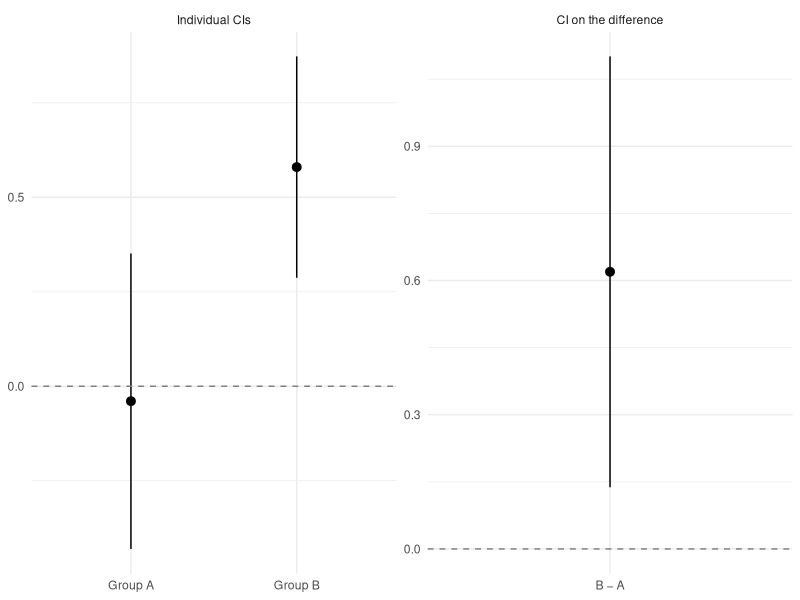
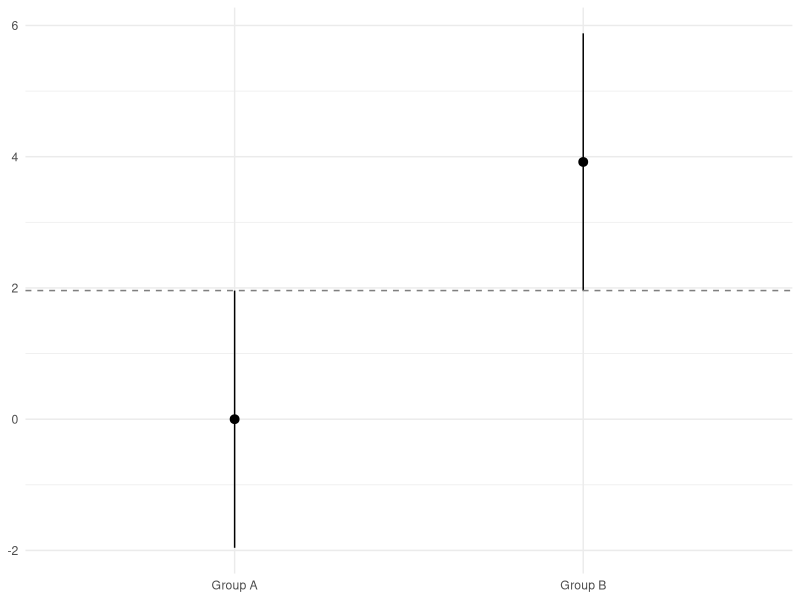
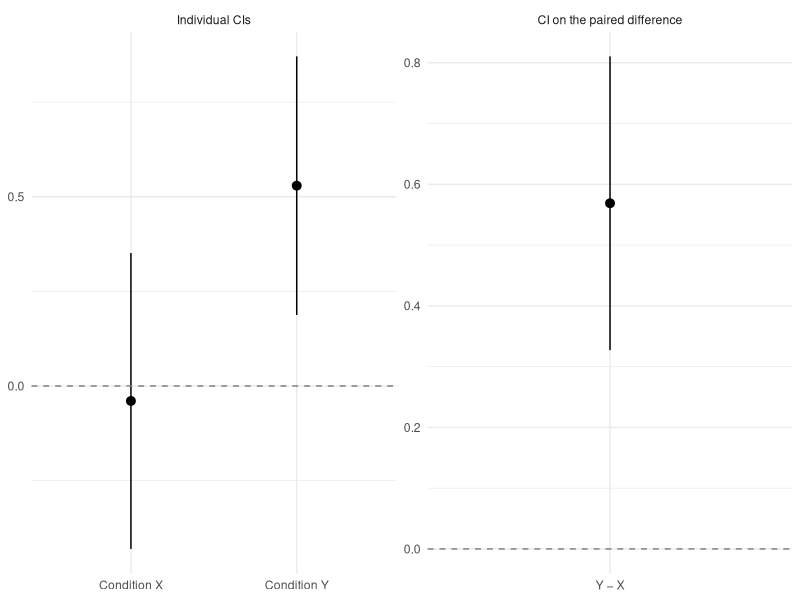

Write the R code that produced these figures, in order.
## ---- chunk 1
#| label: setup
#| message: false
library(tidyverse)

theme_set(theme_minimal())
## ---- chunk 2
#| label: simulate-overlap
set.seed(42)
n <- 40

group_a <- rnorm(n, mean = 0, sd = 1)
group_b <- rnorm(n, mean = 0.5, sd = 1)

ci_a <- t.test(group_a)$conf.int
ci_b <- t.test(group_b)$conf.int

tibble(
  Group = c("A", "B"),
  Lower = round(c(ci_a[1], ci_b[1]), 2),
  Upper = round(c(ci_a[2], ci_b[2]), 2)
)
## ---- chunk 3
#| label: test-overlap
diff_test <- t.test(group_b, group_a)
diff_test
## ---- chunk 4
#| label: overlap-plot
#| fig-cap: "The individual 95% CIs for Groups A and B overlap (left panel), but the 95% CI for the difference excludes zero (right panel)."
#| echo: false

ci_data <- tibble(
  label = c("Group A", "Group B"),
  estimate = c(mean(group_a), mean(group_b)),
  lower = c(ci_a[1], ci_b[1]),
  upper = c(ci_a[2], ci_b[2]),
  panel = "Individual CIs"
)

diff_data <- tibble(
  label = "B − A",
  estimate = mean(group_b) - mean(group_a),
  lower = diff_test$conf.int[1],
  upper = diff_test$conf.int[2],
  panel = "CI on the difference"
)

bind_rows(ci_data, diff_data) |>
  mutate(
    panel = factor(panel, levels = c("Individual CIs", "CI on the difference"))
  ) |>
  ggplot(aes(x = label, y = estimate)) +
  geom_pointrange(aes(ymin = lower, ymax = upper)) +
  geom_hline(yintercept = 0, linetype = "dashed", color = "gray50") +
  facet_wrap(~panel, scales = "free") +
  labs(x = NULL, y = NULL)
## ---- chunk 5
#| label: boundary-case
#| fig-cap: "At the boundary of non-overlap, the upper bound of Group A's CI meets the lower bound of Group B's CI exactly."
#| echo: false

se <- 1
gap <- 3.92 * se
z <- gap / (se * sqrt(2))
p_boundary <- 2 * pnorm(-z)

tibble(
  label = c("Group A", "Group B"),
  estimate = c(0, gap),
  lower = c(-1.96 * se, gap - 1.96 * se),
  upper = c(1.96 * se, gap + 1.96 * se)
) |>
  ggplot(aes(x = label, y = estimate)) +
  geom_pointrange(aes(ymin = lower, ymax = upper)) +
  geom_hline(yintercept = 1.96 * se, linetype = "dashed", color = "gray50") +
  labs(x = NULL, y = NULL)
## ---- chunk 6
#| label: simulate-nonoverlap
set.seed(42)

group_c <- rnorm(n, mean = 0, sd = 1)
group_d <- rnorm(n, mean = 1, sd = 1)

ci_c <- t.test(group_c)$conf.int
ci_d <- t.test(group_d)$conf.int

tibble(
  Group = c("C", "D"),
  Lower = round(c(ci_c[1], ci_d[1]), 2),
  Upper = round(c(ci_c[2], ci_d[2]), 2)
)
## ---- chunk 7
#| label: test-nonoverlap
t.test(group_d, group_c)
## ---- chunk 8
#| label: simulate-paired
set.seed(42)
r <- 0.7

shared <- rnorm(n)
noise <- rnorm(n)

condition_x <- shared
condition_y <- r * shared + sqrt(1 - r^2) * noise + 0.5

ci_x <- t.test(condition_x)$conf.int
ci_y <- t.test(condition_y)$conf.int

tibble(
  Condition = c("X", "Y"),
  Lower = round(c(ci_x[1], ci_y[1]), 2),
  Upper = round(c(ci_x[2], ci_y[2]), 2)
)
## ---- chunk 9
#| label: test-paired
paired_test <- t.test(condition_y, condition_x, paired = TRUE)
paired_test
## ---- chunk 10
#| label: paired-plot
#| fig-cap: "The individual 95% CIs for conditions X and Y overlap (left panel), but the 95% CI for the paired difference excludes zero by a wide margin (right panel)."
#| echo: false

paired_ci_data <- tibble(
  label = c("Condition X", "Condition Y"),
  estimate = c(mean(condition_x), mean(condition_y)),
  lower = c(ci_x[1], ci_y[1]),
  upper = c(ci_x[2], ci_y[2]),
  panel = "Individual CIs"
)

paired_diff_data <- tibble(
  label = "Y − X",
  estimate = mean(condition_y) - mean(condition_x),
  lower = paired_test$conf.int[1],
  upper = paired_test$conf.int[2],
  panel = "CI on the paired difference"
)

bind_rows(paired_ci_data, paired_diff_data) |>
  mutate(
    panel = factor(panel, levels = c("Individual CIs", "CI on the paired difference"))
  ) |>
  ggplot(aes(x = label, y = estimate)) +
  geom_pointrange(aes(ymin = lower, ymax = upper)) +
  geom_hline(yintercept = 0, linetype = "dashed", color = "gray50") +
  facet_wrap(~panel, scales = "free") +
  labs(x = NULL, y = NULL)
